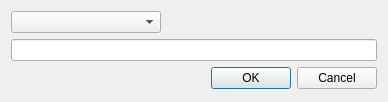
<?xml version="1.0" encoding="UTF-8"?>
<ui version="4.0">
 <class>SceneElementEditionDialog</class>
 <widget class="QDialog" name="SceneElementEditionDialog">
  <property name="geometry">
   <rect>
    <x>0</x>
    <y>0</y>
    <width>388</width>
    <height>102</height>
   </rect>
  </property>
  <property name="windowTitle">
   <string>Edit scene element</string>
  </property>
  <layout class="QVBoxLayout" name="verticalLayout_2">
   <item>
    <layout class="QVBoxLayout" name="verticalLayout">
     <item>
      <widget class="QComboBox" name="cbCharacter">
       <property name="maximumSize">
        <size>
         <width>150</width>
         <height>16777215</height>
        </size>
       </property>
       <property name="focusPolicy">
        <enum>Qt::ClickFocus</enum>
       </property>
      </widget>
     </item>
     <item>
      <widget class="QLineEdit" name="lineText"/>
     </item>
    </layout>
   </item>
   <item>
    <widget class="QDialogButtonBox" name="buttonBox">
     <property name="orientation">
      <enum>Qt::Horizontal</enum>
     </property>
     <property name="standardButtons">
      <set>QDialogButtonBox::Cancel|QDialogButtonBox::Ok</set>
     </property>
    </widget>
   </item>
  </layout>
 </widget>
 <resources/>
 <connections>
  <connection>
   <sender>buttonBox</sender>
   <signal>accepted()</signal>
   <receiver>SceneElementEditionDialog</receiver>
   <slot>accept()</slot>
   <hints>
    <hint type="sourcelabel">
     <x>248</x>
     <y>254</y>
    </hint>
    <hint type="destinationlabel">
     <x>157</x>
     <y>274</y>
    </hint>
   </hints>
  </connection>
  <connection>
   <sender>buttonBox</sender>
   <signal>rejected()</signal>
   <receiver>SceneElementEditionDialog</receiver>
   <slot>reject()</slot>
   <hints>
    <hint type="sourcelabel">
     <x>316</x>
     <y>260</y>
    </hint>
    <hint type="destinationlabel">
     <x>286</x>
     <y>274</y>
    </hint>
   </hints>
  </connection>
 </connections>
</ui>
